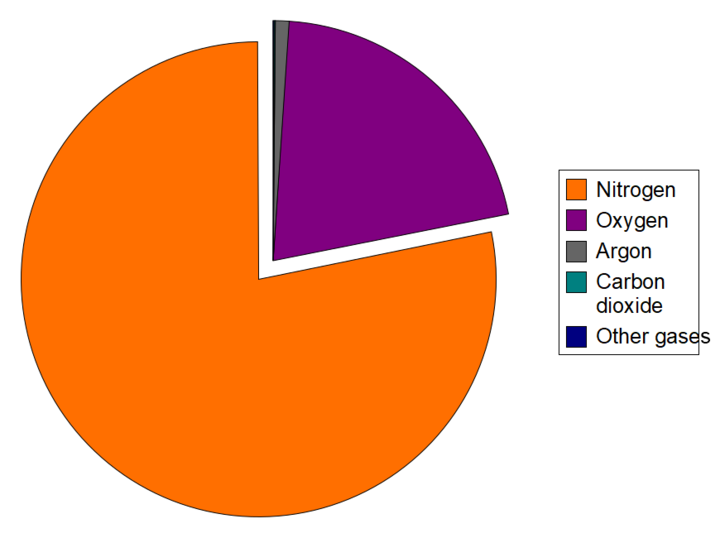
#> input picture _cisce_build/diagtools/waveD/staging/_prev_c6_biology_ch08_001__0.png, 720 x 538 px; its folder holds only this picture in this run
$ python contact_sheet_waved.py
#> lines starting #> are read from the running program, lines starting #| are printed output that depends on the picture
#!/usr/bin/env python3
"""waveD contact sheets — eyeball gate. staging -> sheets/ (isolated waveD dirs)."""
from __future__ import annotations
import json
from pathlib import Path
from PIL import Image, ImageDraw, ImageFont

HERE = Path(__file__).parent
STAGING = HERE / "staging"
OUT = HERE / "sheets"
COLS, ROWS = 2, 2
CELL_W, CELL_H = 720, 560
LABEL_H = 34


def load_font():
    for name in ("arial.ttf", "segoeui.ttf", "DejaVuSans.ttf"):
        try:
            return ImageFont.truetype(name, 22)
        except OSError:
            continue
    return ImageFont.load_default()


def main() -> None:
    import re, sys
    only = _re = sys.argv[1] if len(sys.argv) > 1 else None
    OUT.mkdir(exist_ok=True)
    font = load_font()
    files = sorted(f for f in STAGING.iterdir()
                   if f.suffix.lower() in (".png", ".jpg", ".jpeg", ".svg")
                   and (not only or re.match(only, f.name)))
    cells = []
    for f in files:
        if f.suffix.lower() == ".svg":
            preview = STAGING / ("_prev_" + f.stem + ".png")
            if not preview.exists():
                import subprocess
                r = subprocess.run(
                    ["magick", "-background", "white", str(f),
                     "-resize", "720x", str(preview)], capture_output=True)
                if r.returncode != 0 or not preview.exists():
                    continue
            src = preview
        else:
            src = f
        try:
            img = Image.open(src)
#> img is the input picture: PIL image 720x538 RGBA; mean R, G, B, A 237.6, 174, 147, 255
        except OSError:
            continue
        cells.append((f.name, img))
    per = COLS * ROWS
    n_sheets = (len(cells) + per - 1) // per
#> n_sheets = 1
    mapping = {}
    for s in range(n_sheets):
        sheet = Image.new("RGB", (COLS * CELL_W, ROWS * (CELL_H + LABEL_H)), (16, 16, 20))
        draw = ImageDraw.Draw(sheet)
        chunk = cells[s * per:(s + 1) * per]
        for idx, (name, img) in enumerate(chunk):
            cx, cy = idx % COLS, idx // COLS
            x0, y0 = cx * CELL_W, cy * (CELL_H + LABEL_H)
            draw.rectangle([x0, y0, x0 + CELL_W, y0 + LABEL_H], fill=(30, 30, 40))
            draw.text((x0 + 10, y0 + 5), name, fill=(250, 220, 130), font=font)
            img = img.convert("RGBA")
            img.thumbnail((CELL_W - 8, CELL_H - 8))
            # composite onto WHITE (wave-B relay): convert("RGB") flattens
            # transparent-SVG thumbs to black rectangles -> wrongful rejects
            bg = Image.new("RGBA", img.size, (255, 255, 255, 255))
            img = Image.alpha_composite(bg, img).convert("RGB")
            sheet.paste(img, (x0 + 4, y0 + LABEL_H + 4))
            mapping[name] = s + 1
        out = OUT / ("sheet_%02d.png" % (s + 1))
        sheet.save(out)
        print(str(out))
#> this loop made 1 pass
#> pass 1, in main, `sheet.save(out)`:
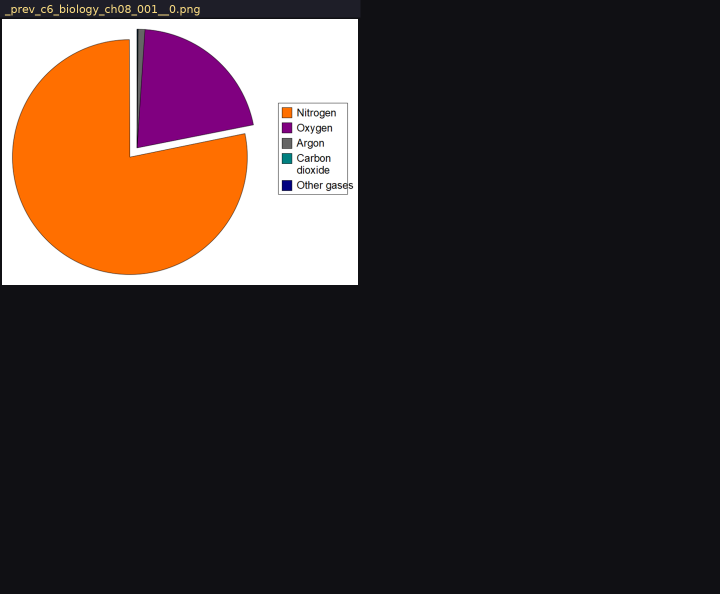
#> saved as sheet_01.png: PIL image 1440x1188 RGB (shown at 1/2 size); mean R, G, B 65.5, 51.4, 48.5
#> after the loop: bg: PIL image 712x532 RGBA; every value is 255
#> after the loop, mapping = {'_prev_c6_biology_ch08_001__0.png': 1}
    with (OUT / "mapping.json").open("w", encoding="utf-8") as fh:
        json.dump(mapping, fh, indent=1)
    print("%d candidates -> %d sheets" % (len(cells), n_sheets))
#| 1 candidates -> 1 sheets


if __name__ == "__main__":
    main()

$ run again, on _cisce_build/diagtools/waveD/staging/_prev_c6_physics_ch08_033__1.png
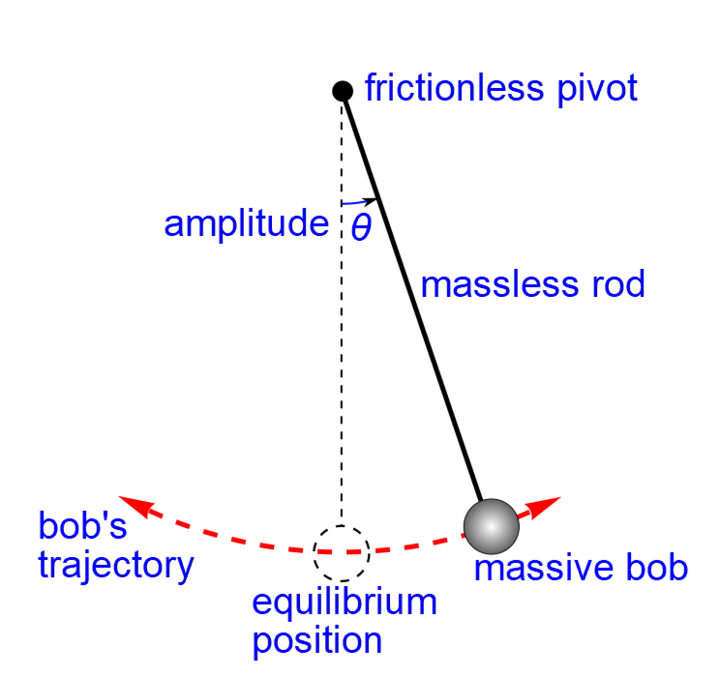
#> input picture _cisce_build/diagtools/waveD/staging/_prev_c6_physics_ch08_033__1.png, 720 x 677 px
#> in main, img is the input picture: PIL image 720x677 RGBA; mean R, G, B, A 246.4, 245.6, 251.7, 255
#> n_sheets = 1
#> the loop in main, `for s in range(n_sheets):` made 1 pass
#> pass 1, in main, `sheet.save(out)`:
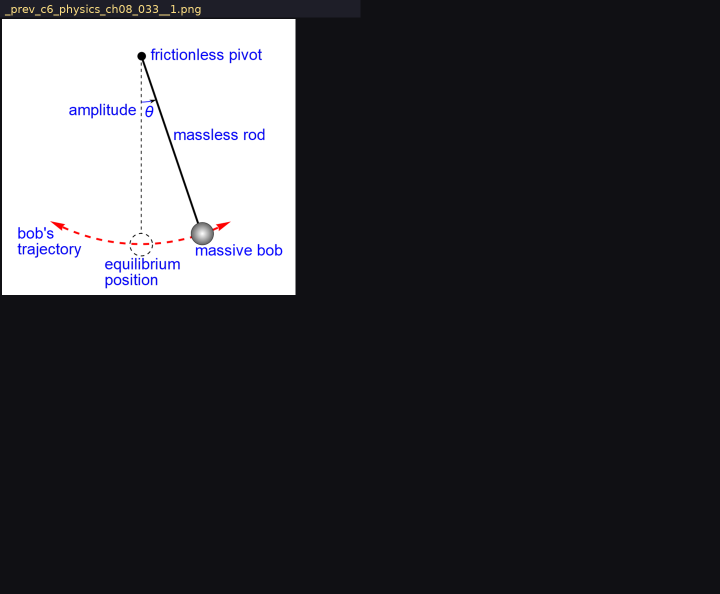
#> saved as sheet_01.png: PIL image 1440x1188 RGB (shown at 1/2 size); mean R, G, B 60.1, 59.9, 64.3
#> after the loop in main, `for s in range(n_sheets):`:
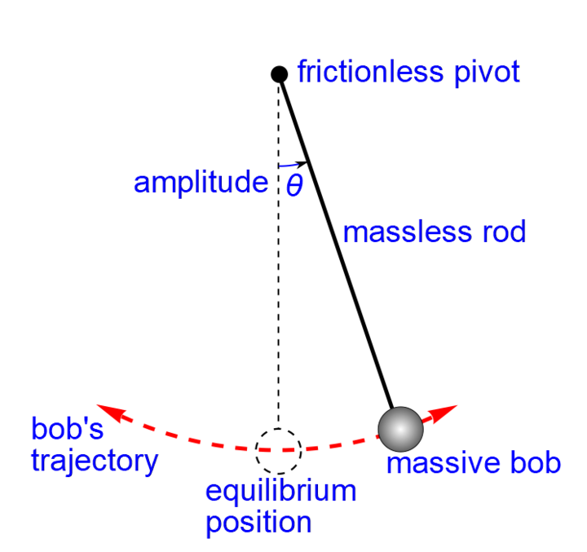
#> img: PIL image 587x552 RGB; mean R, G, B 246.4, 245.6, 251.7
#> after the loop in main, `for s in range(n_sheets):`: mapping = {'_prev_c6_physics_ch08_033__1.png': 1}
#| 1 candidates -> 1 sheets

$ run again, on _cisce_build/diagtools/waveD/staging/c6_biology_ch10_005__1.jpg
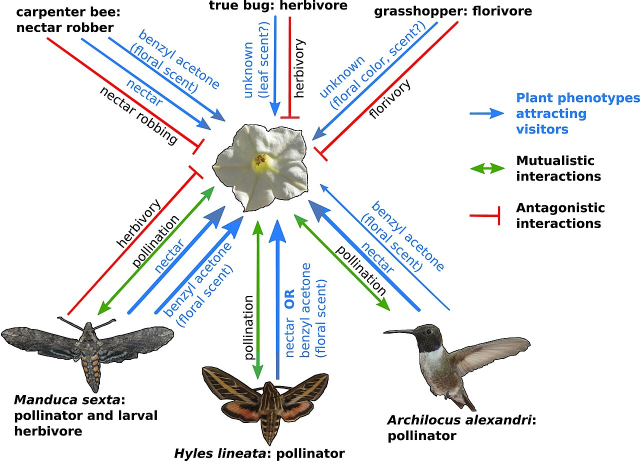
#> input picture _cisce_build/diagtools/waveD/staging/c6_biology_ch10_005__1.jpg, 1280 x 921 px (shown at 1/2 size)
#> in main, img is the input picture: PIL image 1280x921 RGB; mean R, G, B 230.3, 231.6, 232.9
#> n_sheets = 1
#> the loop in main, `for s in range(n_sheets):` made 1 pass
#> pass 1, in main, `sheet.save(out)`:
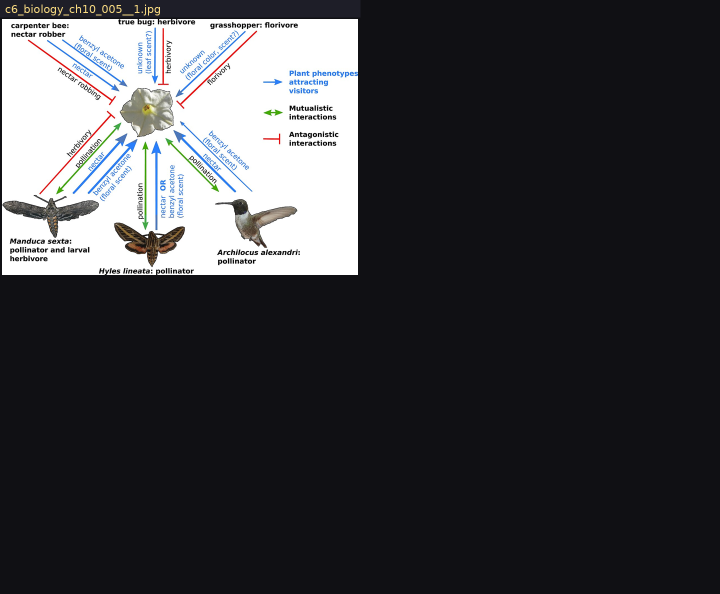
#> saved as sheet_01.png: PIL image 1440x1188 RGB (shown at 1/2 size); mean R, G, B 62, 62.3, 65.7
#> after the loop in main, `for s in range(n_sheets):`:
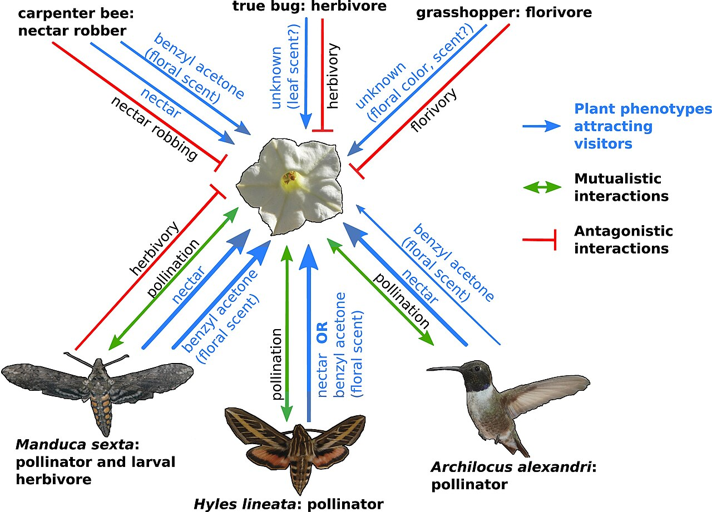
#> img: PIL image 712x512 RGB; mean R, G, B 230.2, 231.5, 232.8
#> after the loop in main, `for s in range(n_sheets):`: mapping = {'c6_biology_ch10_005__1.jpg': 1}
#| 1 candidates -> 1 sheets

$ run again, on _cisce_build/diagtools/waveD/staging/_prev_c6_biology_ch09_001__0.png
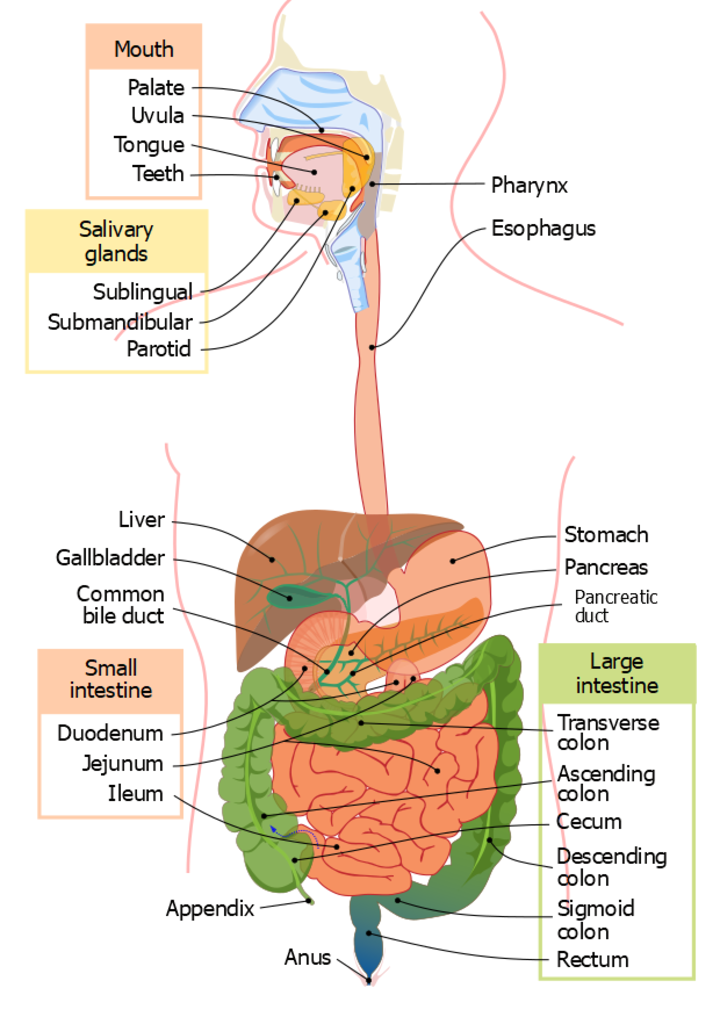
#> input picture _cisce_build/diagtools/waveD/staging/_prev_c6_biology_ch09_001__0.png, 720 x 1017 px
#> in main, img is the input picture: PIL image 720x1017 RGBA; mean R, G, B, A 235.3, 227, 215.7, 255
#> n_sheets = 1
#> the loop in main, `for s in range(n_sheets):` made 1 pass
#> pass 1, in main, `sheet.save(out)`:
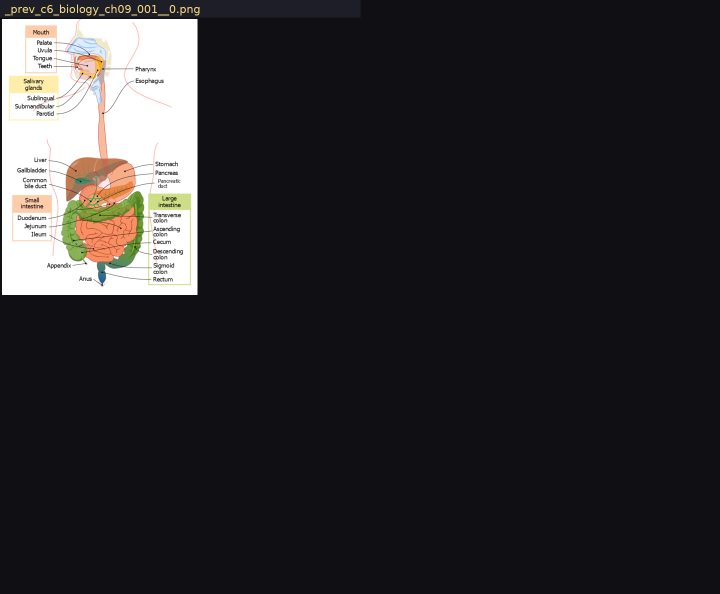
#> saved as sheet_01.png: PIL image 1440x1188 RGB (shown at 1/2 size); mean R, G, B 44.1, 43, 45.1
#> after the loop in main, `for s in range(n_sheets):`:
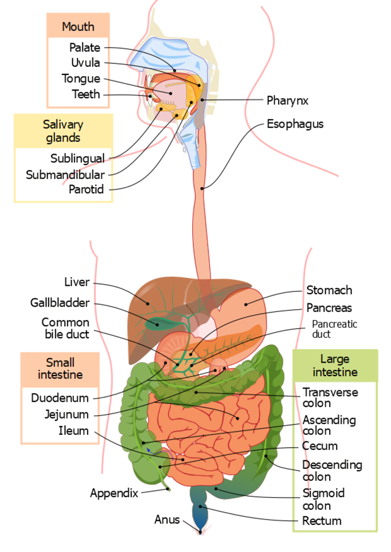
#> img: PIL image 391x552 RGB; mean R, G, B 235.2, 226.9, 215.5
#> after the loop in main, `for s in range(n_sheets):`: mapping = {'_prev_c6_biology_ch09_001__0.png': 1}
#| 1 candidates -> 1 sheets
